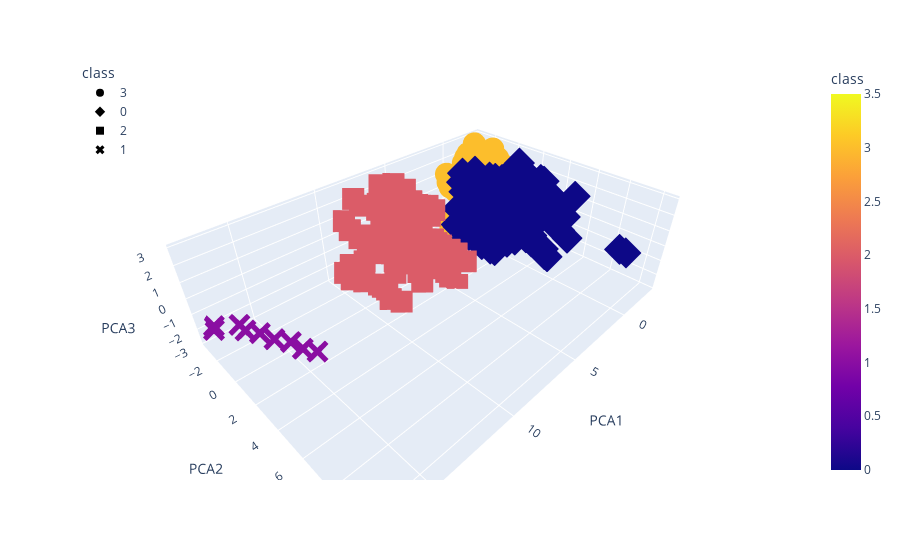

This figure's notebook cell:
### Code cell
fig = px.scatter_3d(
    clustered_df,
    x="PCA1",
    y="PCA2",
    z="PCA3",
    color="class",
    symbol="class",
    width=900,
    hover_name="county",
    hover_data=["year"],
)
fig.update_layout(legend=dict(x=0, y=1))
fig.show()

### Figure 1 — Plotly figure (JSON) as saved in the notebook; plotly's stock layout.template omitted (floating-point values rounded to 4 significant figures; data arrays with more than 128 entries replaced by an {"elided": "..."} marker saying what was removed)
{"data": [{"customdata": {"elided": "576x1 int values"}, "hovertemplate": "<b>%{hovertext}</b><br><br>class=%{marker.color}<br>PCA1=%{x}<br>PCA2=%{y}<br>PCA3=%{z}<br>year=%{customdata[0]}<extra></extra>", "hovertext": {"elided": "576 str values"}, "legendgroup": "3", "marker": {"color": {"elided": "576 int values"}, "coloraxis": "coloraxis", "symbol": "circle"}, "mode": "markers", "name": "3", "scene": "scene", "showlegend": true, "type": "scatter3d", "x": {"elided": "576 float values"}, "y": {"elided": "576 float values"}, "z": {"elided": "576 float values"}}, {"customdata": {"elided": "346x1 int values"}, "hovertemplate": "<b>%{hovertext}</b><br><br>class=%{marker.color}<br>PCA1=%{x}<br>PCA2=%{y}<br>PCA3=%{z}<br>year=%{customdata[0]}<extra></extra>", "hovertext": {"elided": "346 str values"}, "legendgroup": "0", "marker": {"color": {"elided": "346 int values"}, "coloraxis": "coloraxis", "symbol": "diamond"}, "mode": "markers", "name": "0", "scene": "scene", "showlegend": true, "type": "scatter3d", "x": {"elided": "346 float values"}, "y": {"elided": "346 float values"}, "z": {"elided": "346 float values"}}, {"customdata": [[2010], [2011], [2012], [2013], [2014], [2015], [2016], [2017], [2018], [2001], [2002], [2003], [2004], [2005], [2006], [2007], [2008], [2009], [2010], [2011], [2012], [2013], [2014], [2015], [2016], [2017], [2018], [2001], [2002], [2003], [2004], [2005], [2001], [2002], [2003], [2004], [2005], [2006], [2007], [2008], [2009], [2010], [2011], [2012], [2013], [2014], [2015], [2016], [2017], [2017], [2018], [2001], [2002], [2003], [2004], [2005], [2006], [2007], [2008], [2009], [2010], [2011], [2012], [2013], [2014], [2013], [2014], [2015], [2016], [2017], [2018], [2009], [2010], [2011], [2012], [2013], [2014], [2015], [2016], [2017], [2018], [2001], [2002], [2003], [2004], [2005], [2006]], "hovertemplate": "<b>%{hovertext}</b><br><br>class=%{marker.color}<br>PCA1=%{x}<br>PCA2=%{y}<br>PCA3=%{z}<br>year=%{customdata[0]}<extra></extra>", "hovertext": ["Brevard", "Brevard", "Brevard", "Brevard", "Brevard", "Brevard", "Brevard", "Brevard", "Brevard", "Broward", "Broward", "Broward", "Broward", "Broward", "Broward", "Broward", "DeSoto", "DeSoto", "DeSoto", "DeSoto", "DeSoto", "DeSoto", "DeSoto", "DeSoto", "DeSoto", "DeSoto", "DeSoto", "Dixie", "Dixie", "Dixie", "Dixie", "Dixie", "Hendry", "Hendry", "Hendry", "Hendry", "Hendry", "Hendry", "Hendry", "Hendry", "Hendry", "Hendry", "Hendry", "Hendry", "Hendry", "Hendry", "Hendry", "Hendry", "Hendry", "Marion", "Marion", "Martin", "Martin", "Martin", "Martin", "Martin", "Martin", "Martin", "Martin", "Martin", "Martin", "Martin", "Martin", "Martin", "Martin", "Miami-Dade", "Miami-Dade", "Miami-Dade", "Miami-Dade", "Miami-Dade", "Miami-Dade", "Nassau", "Nassau", "Nassau", "Nassau", "Nassau", "Nassau", "Nassau", "Nassau", "Nassau", "Nassau", "Okaloosa", "Okaloosa", "Okaloosa", "Okaloosa", "Okaloosa", "Okaloosa"], "legendgroup": "2", "marker": {"color": [2, 2, 2, 2, 2, 2, 2, 2, 2, 2, 2, 2, 2, 2, 2, 2, 2, 2, 2, 2, 2, 2, 2, 2, 2, 2, 2, 2, 2, 2, 2, 2, 2, 2, 2, 2, 2, 2, 2, 2, 2, 2, 2, 2, 2, 2, 2, 2, 2, 2, 2, 2, 2, 2, 2, 2, 2, 2, 2, 2, 2, 2, 2, 2, 2, 2, 2, 2, 2, 2, 2, 2, 2, 2, 2, 2, 2, 2, 2, 2, 2, 2, 2, 2, 2, 2, 2], "coloraxis": "coloraxis", "symbol": "square"}, "mode": "markers", "name": "2", "scene": "scene", "showlegend": true, "type": "scatter3d", "x": [8.95, 8.889, 8.59, 9.177, 9.457, 9.84, 10.3, 10.26, 9.909, 9.537, 9.21, 8.822, 8.88, 8.911, 9.07, 8.797, 5.224, 5.255, 5.138, 5.253, 5.366, 5.757, 6.632, 6.55, 5.887, 5.207, 5.003, 5.019, 4.905, 5.168, 5.337, 5.246, 8.11, 8.029, 7.199, 6.852, 7.014, 6.913, 6.828, 6.214, 5.626, 5.066, 4.753, 4.702, 4.577, 4.849, 4.694, 4.875, 4.829, 6.63, 6.817, 7.564, 8.959, 9.064, 9.132, 7.728, 7.284, 7.484, 7.165, 7.148, 7.447, 7.523, 8.102, 7.035, 7.289, 7.092, 7.36, 7.553, 7.759, 7.524, 8.1, 4.852, 5.016, 4.912, 4.953, 4.986, 5.185, 5.306, 5.157, 5.063, 4.688, 4.028, 4.142, 4.189, 4.021, 3.921, 3.738], "y": [-2.789, -2.389, -1.713, -1.068, 0.06636, 1.105, 0.8153, -0.5975, -1.857, -1.823, -1.028, -0.1472, 0.2884, 0.7158, 1.181, 1.81, -2.707, -2.542, -2.168, -1.75, -1.134, -0.4629, -0.6273, -1.12, -1.703, -1.698, -1.905, -0.9374, -0.5706, -0.2378, 0.178, 0.6984, -2.85, -2.364, -1.473, -0.4154, 0.6458, 0.7193, -0.1914, -1.166, -1.129, -1.091, -0.7697, -0.1767, 0.3509, 0.7242, 1.276, 1.786, 2.334, -2.235, -2.072, -0.05191, 0.9216, 0.8408, -0.3643, -1.539, -1.744, -1.968, -1.577, -0.8549, -0.2651, 0.1319, 0.5427, 1.339, 1.91, -1.928, -1.677, -1.035, -0.1143, 1.409, 2.452, -2.106, -1.954, -1.491, -0.9333, 0.002444, 0.7712, 0.526, -0.3547, -1.349, -1.268, -0.5808, -0.1413, 0.2952, 0.8851, 1.391, 1.997], "z": [1.127, 0.6703, 0.4792, 0.8296, 0.9225, 1.151, 0.7224, -0.212, -1.564, -2.211, -2.111, -2.083, -1.987, -1.936, -2.269, -2.258, 2.219, 1.644, 1.467, 1.21, 1.253, 1.435, 1.118, 0.3643, -0.9918, -1.26, -1.599, -1.841, -1.739, -1.646, -1.982, -2.043, 2.219, 1.936, 1.498, 1.53, 1.668, 1.109, -0.02247, -1.605, -2.044, -2.486, -2.489, -2.383, -2.453, -2.472, -2.581, -2.599, -2.911, 2.781, 1.985, 1.936, 2.487, 2.137, 1.001, -0.5584, -1.054, -1.309, -1.166, -1.028, -1.172, -1.096, -1.261, -1.343, -1.6, 1.87, 1.68, 1.538, 1.401, 1.525, 1.843, 1.923, 1.469, 1.396, 1.369, 1.68, 1.762, 1.341, 0.4156, -0.6711, -1.076, -1.288, -1.314, -1.272, -1.397, -1.486, -1.868]}, {"customdata": [[2010], [2011], [2012], [2013], [2014], [2015], [2016], [2017], [2018]], "hovertemplate": "<b>%{hovertext}</b><br><br>class=%{marker.color}<br>PCA1=%{x}<br>PCA2=%{y}<br>PCA3=%{z}<br>year=%{customdata[0]}<extra></extra>", "hovertext": ["Liberty", "Liberty", "Liberty", "Liberty", "Liberty", "Liberty", "Liberty", "Liberty", "Liberty"], "legendgroup": "1", "marker": {"color": [1, 1, 1, 1, 1, 1, 1, 1, 1], "coloraxis": "coloraxis", "symbol": "x"}, "mode": "markers", "name": "1", "scene": "scene", "showlegend": true, "type": "scatter3d", "x": [17.32, 17.28, 16.24, 16.25, 15.9, 15.52, 15.05, 14.84, 14.47], "y": [-3.234, -3.19, -2.514, -1.825, -0.9065, -0.1956, 0.5748, 1.303, 2.052], "z": [-2.177, -1.917, -2.048, -2.001, -1.818, -2.011, -2.009, -2.114, -2.048]}], "layout": {"coloraxis": {"colorbar": {"title": {"text": "class"}}, "colorscale": [[0, "#0d0887"], [0.1111, "#46039f"], [0.2222, "#7201a8"], [0.3333, "#9c179e"], [0.4444, "#bd3786"], [0.5556, "#d8576b"], [0.6667, "#ed7953"], [0.7778, "#fb9f3a"], [0.8889, "#fdca26"], [1, "#f0f921"]]}, "legend": {"title": {"text": "class"}, "tracegroupgap": 0, "x": 0, "y": 1}, "margin": {"t": 60}, "scene": {"domain": {"x": [0, 1], "y": [0, 1]}, "xaxis": {"title": {"text": "PCA1"}}, "yaxis": {"title": {"text": "PCA2"}}, "zaxis": {"title": {"text": "PCA3"}}}, "width": 900}}
